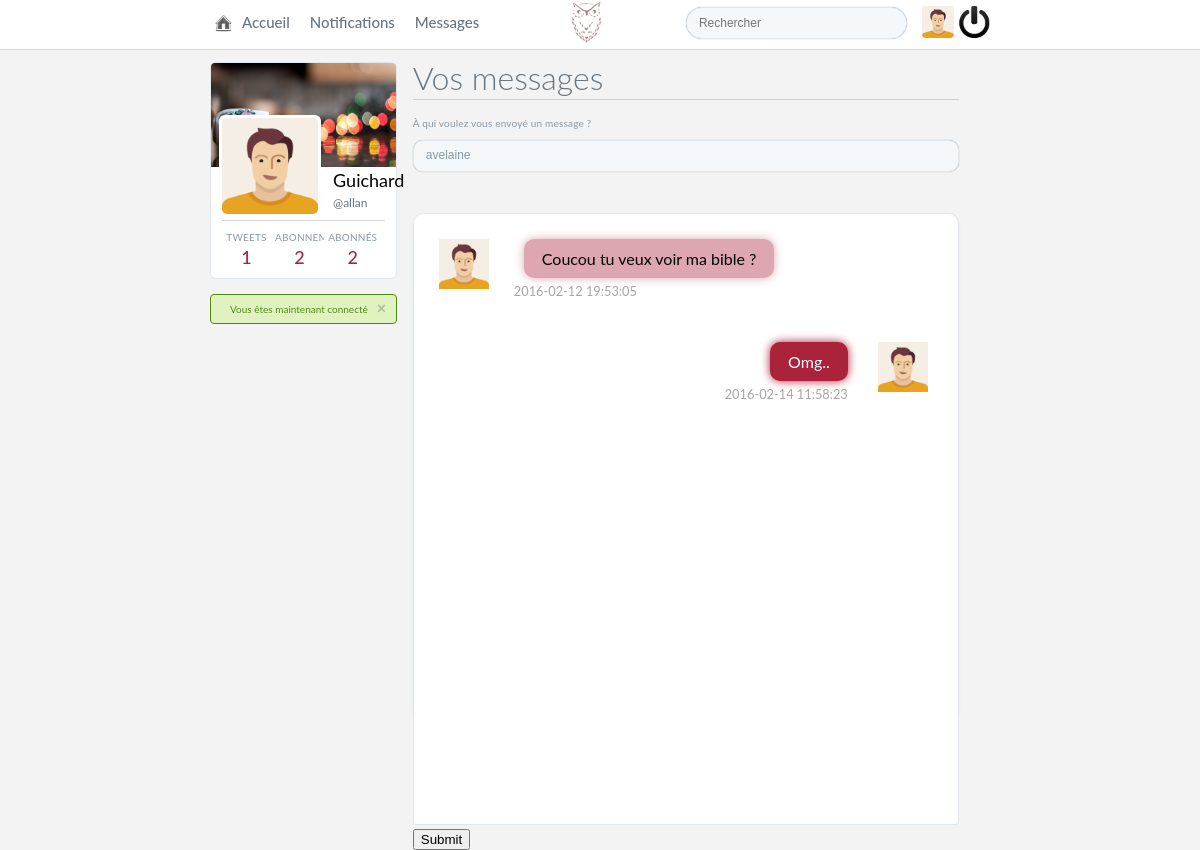
Page /controller/message.php?to=avelaine&getMessages=9 (signed in) on the committed database.
### tables this page shows
CREATE TABLE IF NOT EXISTS `users` (
  `id_user` int(11) NOT NULL COMMENT 'ID utilisateur',
  `username` varchar(255) NOT NULL COMMENT 'nom de l''utilsateur',
  `nickname` varchar(255) NOT NULL COMMENT 'Pseudo de la personne(Nom complet sur tweeter)',
  `password` text NOT NULL COMMENT 'Mot de passe',
  `avatar` text NOT NULL COMMENT 'avatar',
  `email` text NOT NULL COMMENT 'email',
  `cover` text NOT NULL COMMENT 'image de banniere',
  `phone` text NOT NULL COMMENT 'numéro de téléphone',
  `website` text NOT NULL COMMENT 'url du site web lié au compte',
  `registration_token` text NOT NULL COMMENT 'token pour l''activation par mail',
  `birthdate` date NOT NULL COMMENT 'date de naissance',
  `private` tinyint(1) NOT NULL COMMENT 'status du compte si privée ou non',
  `token_cookie` text NOT NULL COMMENT 'token pour la fonction : se souvenir de moi (afin d''éviter la reconnexion)',
  `location` text NOT NULL COMMENT 'Lieu',
  `activated` tinyint(1) NOT NULL COMMENT 'statut de l''activation',
  `biography` text NOT NULL COMMENT 'Biographie',
  `creation_date` date NOT NULL COMMENT 'Date et heure de la création du compte'
);

CREATE TABLE IF NOT EXISTS `messages` (
  `id_mess` int(11) NOT NULL COMMENT 'Id du message',
  `id_sender` int(11) NOT NULL COMMENT 'Id de l''émetteur',
  `id_receiver` int(11) NOT NULL COMMENT 'id du destinataire',
  `content` text NOT NULL COMMENT 'contenue',
  `date` datetime NOT NULL COMMENT 'date',
  `sender_deleted` tinyint(1) NOT NULL COMMENT 'Si le sender delete le msg',
  `receiver_deleted` tinyint(1) NOT NULL COMMENT 'si le destinataire delete le message',
  `read` tinyint(1) NOT NULL COMMENT 'Si le message est lu par le destinataire',
  `media` text NOT NULL
);

### controller/message.php (called while the page is built, shortened)
<?php
require_once '../include/results.php';
require_once '../view/message.php';
?>

### class/Session.php (called while the page is built, shortened)
<?php
class Session {
    static $instance;
    static function getInstance() {
        if(!self::$instance){
            self::$instance = new Session();
        }
        return self::$instance;
    }
}

### class/App.php (called while the page is built, shortened)
<?php
class App {
    static $db = null;
    static function getDatabase() {
        if(!self::$db) {
            self::$db = new Database('root', '', 'common-database');
        }
        return self::$db;
    }
    static function getAuth() {
        return new Auth(Session::getInstance(), ['restriction' => "Vous n'avez pas la permission d'acceder a cette page" ]);
    }
}

### include/results.php (called while the page is built, shortened)
<?php
$db = App::getDatabase();
$auth = App::getAuth();
$auth->restrict();
$user_id = $_SESSION['auth']->id_user;
$info_user = $auth->checkId($db, $user_id);
if(isset($_GET['id'])) {
	$getId = htmlspecialchars($_GET['id']);
	$user_id_profil = $auth->checkId($db, $getId);
	if(!isset($getId) || !file_exists('profil.php')) {  }
	else {
		if(!$user_id_profil) {  }
	}
	$id = $getId;
	$user = $user_id_profil;
}
else {
	$id = $user_id;
}
$tweet = new Tweet($id);
$follow = new Follow($_SESSION['auth']);
$count_tweet = $tweet->countTweet($db, $id);
$count_follower = $follow->countFollower($db, $id);
$count_following = $follow->countFollowing($db, $id);

### class/Database.php (called while the page is built, shortened)
<?php
class Database {
    private $pdo;
    public function __construct($login, $password, $database_name, $host = 'localhost') {
        $this->pdo = new PDO("mysql:dbname=$database_name;host=$host", $login, $password, array(PDO::MYSQL_ATTR_USE_BUFFERED_QUERY => true));
        $this->pdo->setAttribute(PDO::ATTR_ERRMODE, PDO::ERRMODE_EXCEPTION);
        $this->pdo->setAttribute(PDO::ATTR_DEFAULT_FETCH_MODE, PDO::FETCH_OBJ);
        $this->pdo->query("SET NAMES 'utf8'");
    }
    public function query($query, $params = false) {
        if($params){
            $req = $this->pdo->prepare($query);
            $req->execute($params);
        } else {
            $req = $this->pdo->query($query);
        }
        return $req;
    }
}

### class/Auth.php (called while the page is built, shortened)
<?php
class Auth {
    public function checkId($db, $user_id) {
        return $db->query('SELECT * FROM users WHERE id_user = ?', [$user_id])->fetch();
    }
}

### class/Tweet.php (called while the page is built, shortened)
<?php
class Tweet {
public function countTweet($db, $user_id) {
    return $db->query('SELECT COUNT(id_tweet) AS count_tweet FROM tweets WHERE id_user = ?', [$user_id])->fetch();
}
}
?>

### class/Follow.php (called while the page is built, shortened)
<?php
class Follow extends Auth {
	public function countFollower($db, $user_id) {
        return $db->query('SELECT COUNT(id_user) AS count_follower FROM followers WHERE id_user = ? AND date_follow > 0', [$user_id])->fetch();
    }
    public function countFollowing($db, $user_id) {
        return $db->query('SELECT COUNT(id_follower) AS count_following FROM followers WHERE id_follower = ? AND date_follow > 0', [$user_id])->fetch();
    }
}

### include/dashboard.php (the view)
<div class="container-left-side">
	<div class="dashboard">
	<div class="dashboard-cover">
		<a  href="account.php" title="Profil et paramètres"><img src="<?= $info_user->cover; ?>" alt="<?= $info_user->nickname; ?>"></a>
	</div>
		<div class="dashboard-data">
			<a href="profil.php?id=<?php echo $id; ?>" title="Profil et paramètres"><img src="<?= $info_user->avatar; ?>" alt="<?= $info_user->nickname; ?>"></a>
		</div>
		<div class="dashboard-user">
			<a href="profil.php?id=<?php echo $id; ?>" title="<?= $info_user->nickname; ?>"><?php echo ucfirst($user->nickname); ?></a>
			<a href="profil.php?id=<?php echo $id; ?>" title ="<?= $info_user->nickname; ?>">@<?php echo $user->username; ?></a>
		</div>
		<div class="dashboard-stats">
			<a title="Tweets" href="profil.php?id=<?php echo $id; ?>">
				<span class="describ-stats">Tweets</span>
				<span class="number-stats"><?php echo $count_tweet->count_tweet; ?></span>
			</a>
			<a title="Abonnements" href="following.php?id=<?php echo $id; ?>">
				<span class="describ-stats">Abonnements</span>
				<span class="number-stats"><?php echo $count_following->count_following; ?></span>
			</a>
			<a title="Abonnés" href="followers.php?id=<?php echo $id; ?>">
				<span class="describ-stats">Abonnés</span>
				<span id='abonne' class="number-stats"><?php echo $count_follower->count_follower; ?></span>
			</a>
		</div>
	</div>
	<?php include 'flash.php'; ?>
</div>

### include/header.php (shortened to what this page needs)
<header class="header-timeline">
	<div class="header-timeline-menu">
		<ul>
			<li><a href="accueil.php" title="Accueil"><span class="icon-home"></span><span>Accueil</span></a></li>
			<li><a href="notification.php" title="Notifications"><span class="icon-notif"></span><span>Notifications</span></a></li>
			<li><a href="message.php" title="Messages"><span class="icon-msg"></span><span>Messages</span></a></li>
		</ul>
		<div class="header-timeline-search">
			<form action="../controller/search.php" method="GET">
				<input type="search" name="search" id="search" placeholder="Rechercher">
			</form>
			<a href="account.php" title="Profil et paramètres"><img src='<?= $info_user->avatar; ?>' alt="fox"></a>
			<a href="../view/logout.php"><img src="../view/img/icon/logout.png" alt="Se déconnecter"></a>
		</div>
	</div>
	<h1><span class="icon"></span></h1>
</header>

### class/Message.php (shortened to what this page needs)
<?php
class Message extends Auth {
	private $id_sender;
	private $id_receiver;
	public function __construct($session, $id_receiver = null, $options = []) {
		$this->id_sender = $session->id_user;
		$this->id_receiver = $id_receiver;
	}
	public function getMessages($db)
	{
		$req = $db->query("SELECT * FROM messages LEFT JOIN users ON messages.id_sender = users.id_user WHERE messages.id_receiver = ? AND messages.id_sender = ? OR messages.id_receiver = ? AND messages.id_sender = ? ORDER BY 'date' DESC", [$this->id_sender, $this->id_receiver, $this->id_receiver, $this->id_sender]);
		foreach ($req->fetchAll() as $key => $value)
		{
			if ($value->username != $_SESSION["auth"]->username)
			{
				echo "<div class=\"message-exp\">
	<div class=\"image-message-exp\">
	<a href='profil.php?id=".$value->id_sender."'>
	<img src='".$value->avatar."' alt=".$value->username.">
	</a>
	</div>
	<div class=\"message-exp-sended\">
		<label>".$value->content."</label>
		<span>".$value->date."</span>
	</div>
</div>";
			}
			else
			{
				echo "<div class=\"message-dest\">
	<div class=\"image-message-dest\">
		<a href='profil.php?id=".$value->id_receiver."'>
			<img src='". $_SESSION["auth"]->avatar ."' alt='". $_SESSION["auth"]->username ." profile picture'>
		</a>
	</div>
	<div class=\"message-dest-sended\">
		<label>".$value->content."</label>
		<span>".$value->date."</span>
	</div>
</div>";
}
		}
	}
}
?>

### rows in the picture
users: avatar (placeholder picture), nickname "Guichard", username "allan"
messages: content "Coucou tu veux voir ma bible ?", date "2016-02-12 19:53:05"
messages: users.avatar (placeholder picture), content "Omg..", date "2016-02-14 11:58:23"

### other values in the picture
$count_tweet->count_tweet "1"
$count_following->count_following "2"
$count_follower->count_follower "2"
$message "Vous êtes maintenant connecté"
